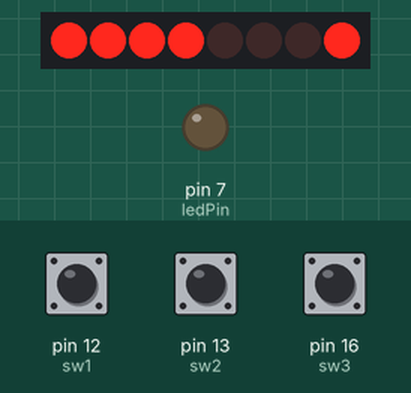
This sketch was run on a simulated Arduino Uno, built with avr-gcc and run on an emulated ATmega328P. On the bench: 8 port-expander outputs drawn as a row of LEDs (first output left, lit = HIGH), output pins drawn as LEDs (lit = HIGH). Wiring (inferred from the names in the program): PCF8574 port expander at I2C address 0x3E. Wiring (inferred from the signals the program sends): row of LEDs: on Q0, Q1, Q2, Q3, Q4, Q5, Q6, Q7. The inputs (shaded band) are chosen by the test bench; at power-on: pin 12 (sw1) HIGH, pin 13 (sw2) HIGH, pin 16 (sw3) HIGH.

Above: at 1.2 s.
1.3 s: pin 12 (sw1) pulled LOW for 0.15 s
At 2.6 s:
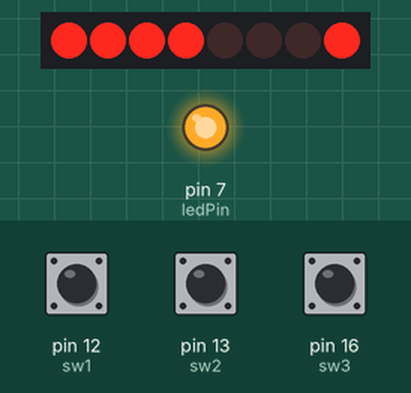
2.9 s: pin 12 (sw1) pulled LOW for 1 s
At 5.1 s:
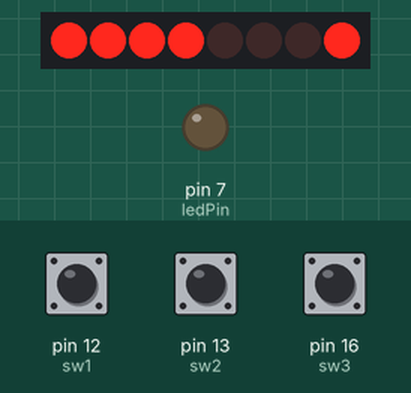
5.4 s: pin 12 (sw1) pulled LOW for 3.2 s
At 9.8 s:
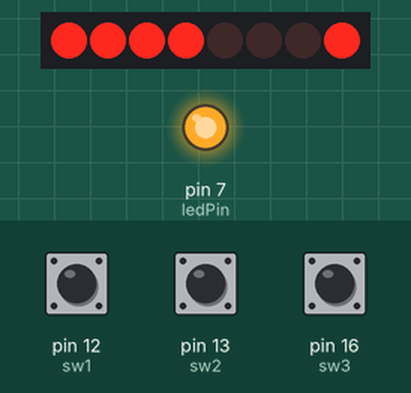
Timing chart, 0 to 11.3 s (numbered marks = the images above; inputs shaded):
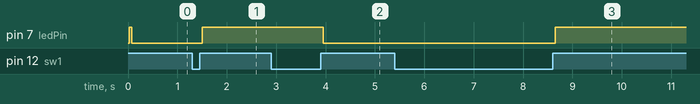

Measured:
- after the input at 1.3 s, pin 7 (ledPin): LOW → HIGH after 0.20 s
- after the input at 2.9 s, pin 7 (ledPin): HIGH → LOW after 1.1 s
- after the input at 5.4 s, pin 7 (ledPin): LOW → HIGH after 3.3 s

The sketch:

debounce.ino
```cpp
/* debounce
 *
 *  CSE 132 - Studio 7
 *
 *  Fill this out so we know whose studio this is.
 *
 *  Name:Elan Miller
 *  WUSTL Key:elanbmiller
 *
 *  Name:
 *  WUSTL Key:
 *
 *  Name:
 *  WUSTL Key:
 *
 *  Name:
 *  WUSTL Key:
 *
 */

#include <Arduino.h>
#include <Wire.h>
#include <ST7036.h>
ST7036 lcd = ST7036 ( 2, 16, 0x7c );


#define ledPin 7
#define sw1 12
#define sw2 13
#define sw3 16
#define sw4 15
int input = 0;


int lastButtonState = LOW;//reading = 1;
int ledState = HIGH;
int buttonState;

long lastDebounceTime = 0;
long debounceDelay = 50;

void setup ()
{
  lcd.init ();
  lcd.setContrast(0);

  pinMode(sw1, INPUT_PULLUP);//12
  pinMode(sw2, INPUT_PULLUP);//13
  pinMode(sw3, INPUT_PULLUP);//16
  pinMode(sw4, INPUT_PULLUP);//15

  pinMode(ledPin, OUTPUT);//7

  digitalWrite(ledPin, ledState);
}

void loop ()
{
 int reading = digitalRead(sw1);
 int reading2 = digitalRead(sw2);
 int reading3 = digitalRead(sw3);
 int reading4 = digitalRead(sw3);

  if(reading != lastButtonState){
    lastDebounceTime = millis();
  }

  /*
  else if(reading2 != lastButtonState){
    lastDebounceTime = millis();
  }
  */

  /*
  else if(reading3 != lastButtonState){
    lastDebounceTime = millis();
  }
  */

  /*
  else if(reading4 != lastButtonState){
    lastDebounceTime = millis();
  }
  */

  if ((millis() - lastDebounceTime) > debounceDelay) {
    // whatever the readinging is at, it's been there for longer
    // than the debounce delay, so take it as the actual current state:

    // if the button state has changed:
    if (reading != buttonState) {
      buttonState = reading;

      // only toggle the LED if the new button state is HIGH
      if (buttonState == HIGH) {
        ledState = !ledState;
      }
    }

    /*
    else if (reading2 != buttonState) {
      buttonState = reading2;

      // only toggle the LED if the new button state is HIGH
      if (buttonState == HIGH) {
        ledState = !ledState;
      }
    }
    */

    /*
    else if (reading3 != buttonState) {
      buttonState = reading3;

      // only toggle the LED if the new button state is HIGH
      if (buttonState == HIGH) {
        ledState = !ledState;
      }
    }
    */

    /*
    else if (reading4 != buttonState) {
      buttonState = reading4;

      // only toggle the LED if the new button state is HIGH
      if (buttonState == HIGH) {
        ledState = !ledState;
      }
    }
    */


  }


  // set the LED:
  //lcd.clear ();
  digitalWrite(ledPin, ledState);
  lastButtonState = reading;
}
```
